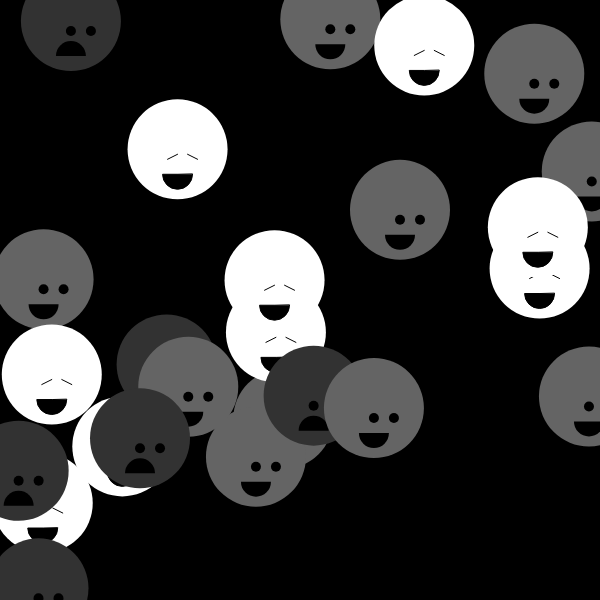
Frame 1 (no input)
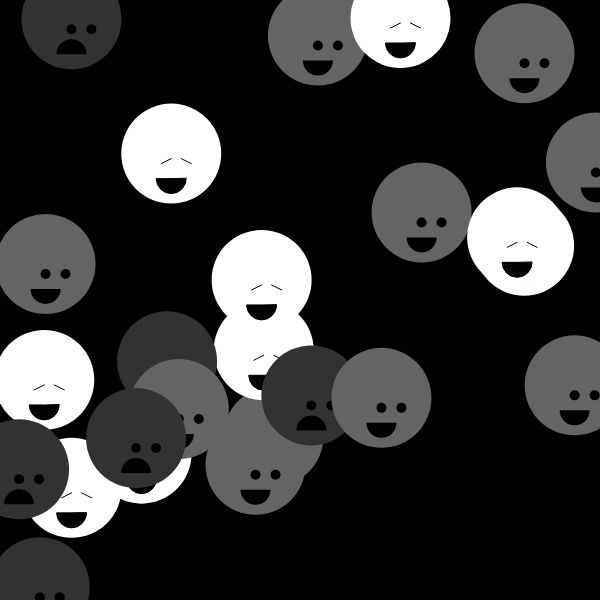
Frame 60 (no input)
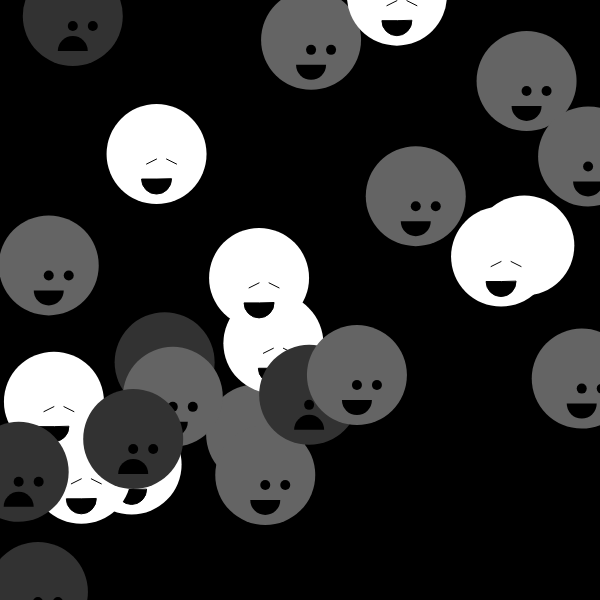
Frame 120 (the mouse pressed at the canvas centre since frame 60)

The p5.js sketch that drew these frames (run headless with seeded random() and noise() and a simulated clock; from frame 60 on, the mouse is pressed at the canvas centre):

// p5.js sketch
// ── sketch.js
var emoji = [];

function setup() {
  createCanvas(600, 600);
  background(0);
  
  //Create 25 emoji objects
  for(var i = 0; i < 25; i++){
    
    //pick a random emoji type
    var expressions = ["HAPPY", "SAD", "BLINKY"];
    var pos = int(random(0, 3));
    console.log(pos);
    emoji[i] = new Emoji(random(width), random(height), random(10, 50), expressions[pos]);
  }
  
}

function draw() {
  background(0);
  for(var i = 0; i < emoji.length; i++){
    emoji[i].move();
    emoji[i].display();
  }
  
}

//Emoji Constructor
var Emoji = function (tempX, tempY, tempSize, emoji) { 
  //emoji argument must be one of the following: "HAPPY", "SAD", "BLINKY"
  this.x = tempX;
  this.y = tempY;
  this.size = tempSize;
  this.speed = 2.5;
  this.emoji = emoji;

  this.move = function() {

    if(this.emoji == "BLINKY"){
        this.x += random(-this.speed * 1.5, this.speed * 1.5);
        this.y += random(-this.speed * 1.5, this.speed * 1.5);

      }
      else if(this.emoji == "HAPPY"){
        this.x += random(-this.speed * 1, this.speed * 1);
        this.y += random(-this.speed * 1, this.speed * 1);

      }
      else if(this.emoji == "SAD"){
        this.x += random(-this.speed * 0.2, this.speed * 0.2);
        this.y += random(-this.speed * 0.2, this.speed * 0.2); 
      }
    
  };

  this.display = function() {
      noStroke();
      if(this.emoji == "BLINKY"){
        //face
        fill(255);
        ellipse(this.x, this.y, 100, 100);

        fill(0);  
        stroke(1);
        //eye 1
        line(this.x - 10, this.y + 10, this.x, this.y + 5); //closed eye
        //eye 2
        line(this.x + 10, this.y + 5, this.x + 20, this.y + 10); //closed eye
        //smiling mouth
        arc(this.x, this.y + 25, 30, 30, 0, radians(180), PIE);  

      }
      else if(this.emoji == "HAPPY"){
        //face
        fill(100);
        ellipse(this.x, this.y, 100, 100);

        fill(0);
        //eye 1
        ellipse(this.x, this.y + 10, 10, 10);
        //eye 2
        ellipse(this.x + 20, this.y + 10, 10, 10); //normal eye
        //mouth
        arc(this.x, this.y + 25, 30, 30, 0, radians(180), PIE); 

      }
      else if(this.emoji == "SAD"){
        //face
        fill(50);
        ellipse(this.x, this.y, 100, 100);

        fill(0);
        //eye 1        
        ellipse(this.x, this.y + 10, 10, 10);
        //eye 2
        ellipse(this.x + 20, this.y + 10, 10, 10); //normal eye
        //mouth
        arc(this.x, this.y + 35, 30, 30, radians(180), 0, PIE);  
        
      }
      
  }
};
